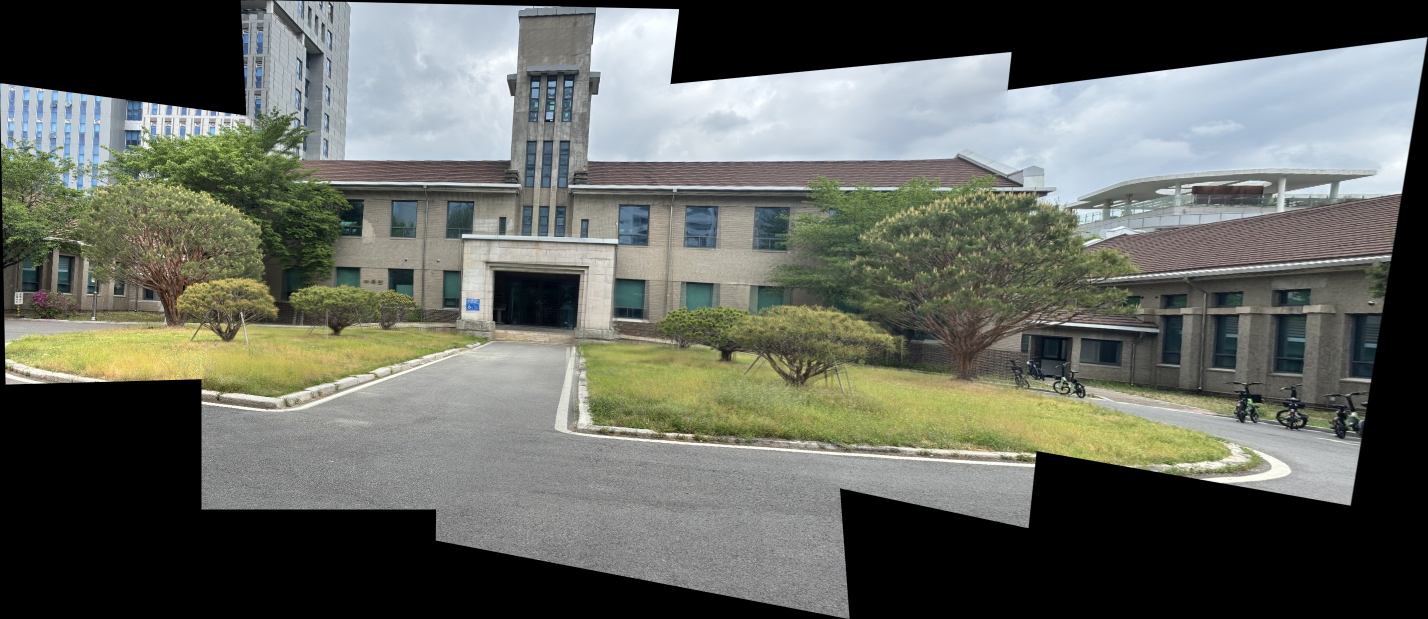
#> input picture result.jpg, 2856 x 1238 px (shown at 1/2 size)
$ python -i image_stitching.py   (imports and definitions only)
#> lines starting #> are read from the running program, lines starting #| are printed output that depends on the picture
import cv2
import numpy as np
import os
import sys
import glob


# [97 lines left out: functions detect_and_match, warp_and_merge, load_images, not called in this run]


def stitch(images):
    panorama = images[0].copy()

    for i in range(1, len(images)):
        print(f"\n[{i}/{len(images)-1}] 정합 중...")

        gray1 = cv2.cvtColor(panorama, cv2.COLOR_BGR2GRAY)
        gray2 = cv2.cvtColor(images[i], cv2.COLOR_BGR2GRAY)

        pts1, pts2, n = detect_and_match(gray1, gray2)
        print(f"  매칭점: {n}개")

        if n < 10:
            print("  매칭점 부족, 건너뜀")
            continue

        H, mask = cv2.findHomography(pts2, pts1, cv2.RANSAC, 4.0)
        if H is None:
            print("  Homography 추정 실패")
            continue

        print(f"  inlier: {int(mask.sum())}개")
        panorama = warp_and_merge(panorama, images[i], H)
        print(f"  캔버스 크기: {panorama.shape[1]}x{panorama.shape[0]}")

    return panorama


# [29 lines not run here, left out]

>>> import cv2
>>> picture = cv2.imread('result.jpg', cv2.IMREAD_GRAYSCALE)
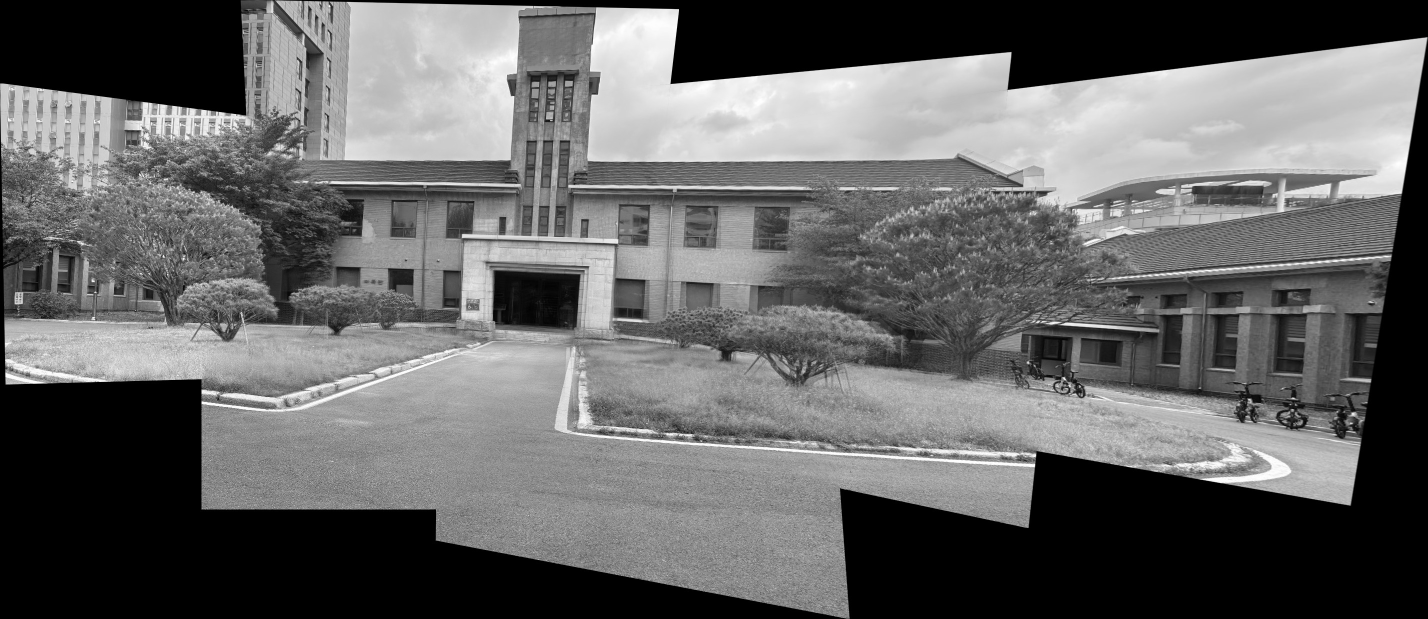
#> picture: shape (1238, 2856) (shown at 1/2 size); min 0, max 255, mean 100.5
>>> result = stitch(picture)
#> in stitch, `panorama = images[0].copy()`: panorama = 2856 values, max 81 at index 514, min 0 at index 0, mean 1.58
#> the loop in stitch, `for i in range(1, len(images)):` made 1 pass
#> (printed output is left out)
#> (the run stopped early here; a loop or call above may not have finished)

$ run again, on images/piece_01.jpg
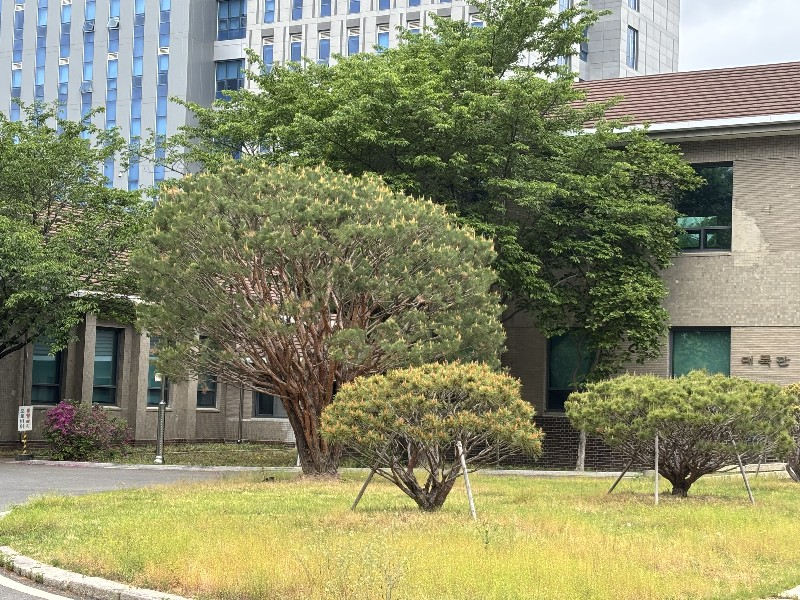
#> input picture images/piece_01.jpg, 800 x 600 px
#> `picture = cv2.imread('result.jpg', cv2.IMREAD_GRAYSCALE)`:
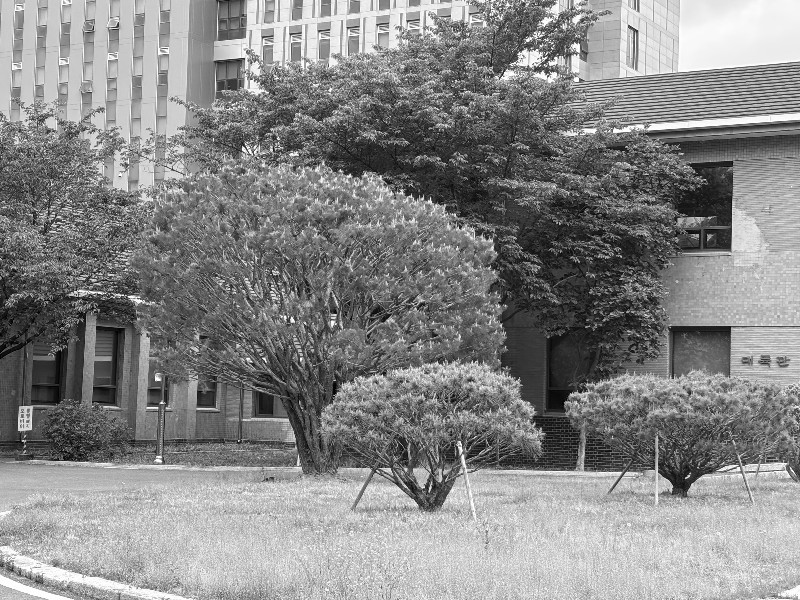
#> picture: shape (600, 800); min 0, max 255, mean 135
#> panorama = 800 values, max 255 at index 62, min 12 at index 228, mean 188.7
#> the loop in stitch, `for i in range(1, len(images)):` made 1 pass
#> (printed output is left out)

$ run again, on images/piece_02.jpg
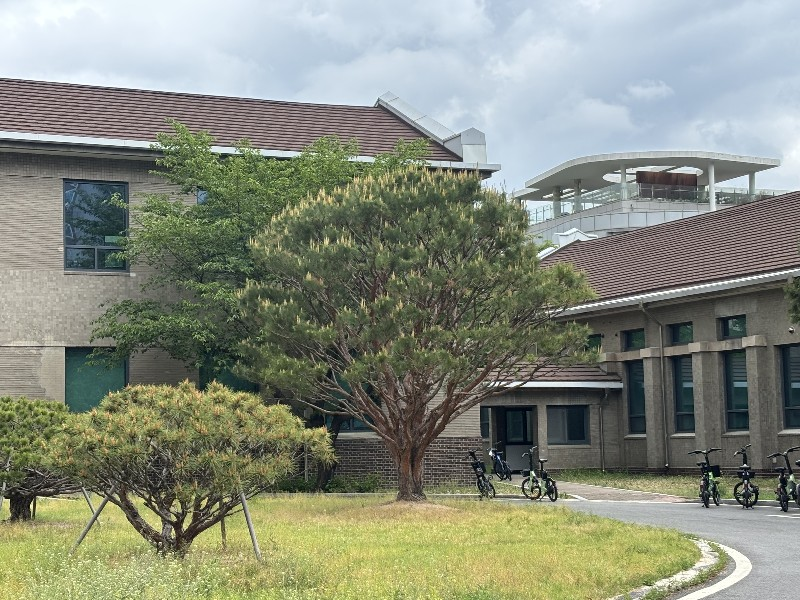
#> input picture images/piece_02.jpg, 800 x 600 px
#> `picture = cv2.imread('result.jpg', cv2.IMREAD_GRAYSCALE)`:
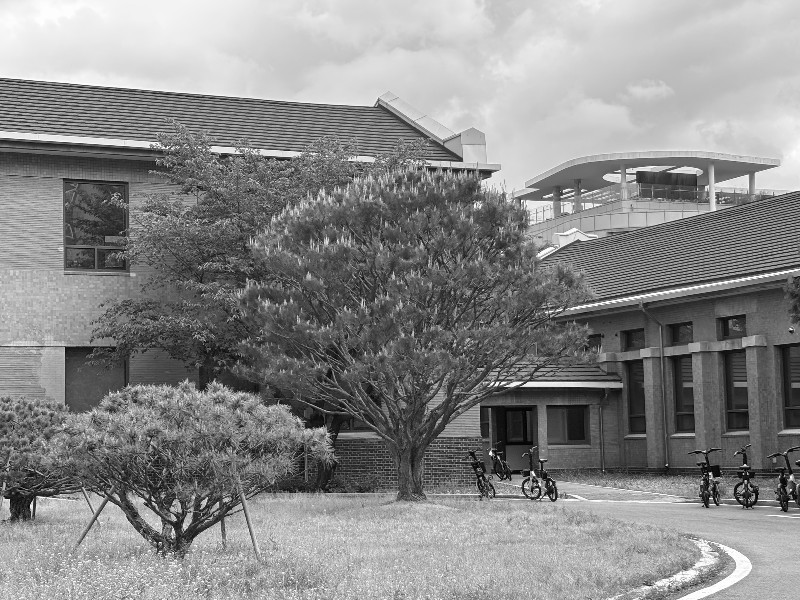
#> picture: shape (600, 800); min 0, max 255, mean 137
#> panorama = 800 values, max 250 at index 80, min 197 at index 495, mean 224.9
#> the loop in stitch, `for i in range(1, len(images)):` made 1 pass
#> (printed output is left out)
